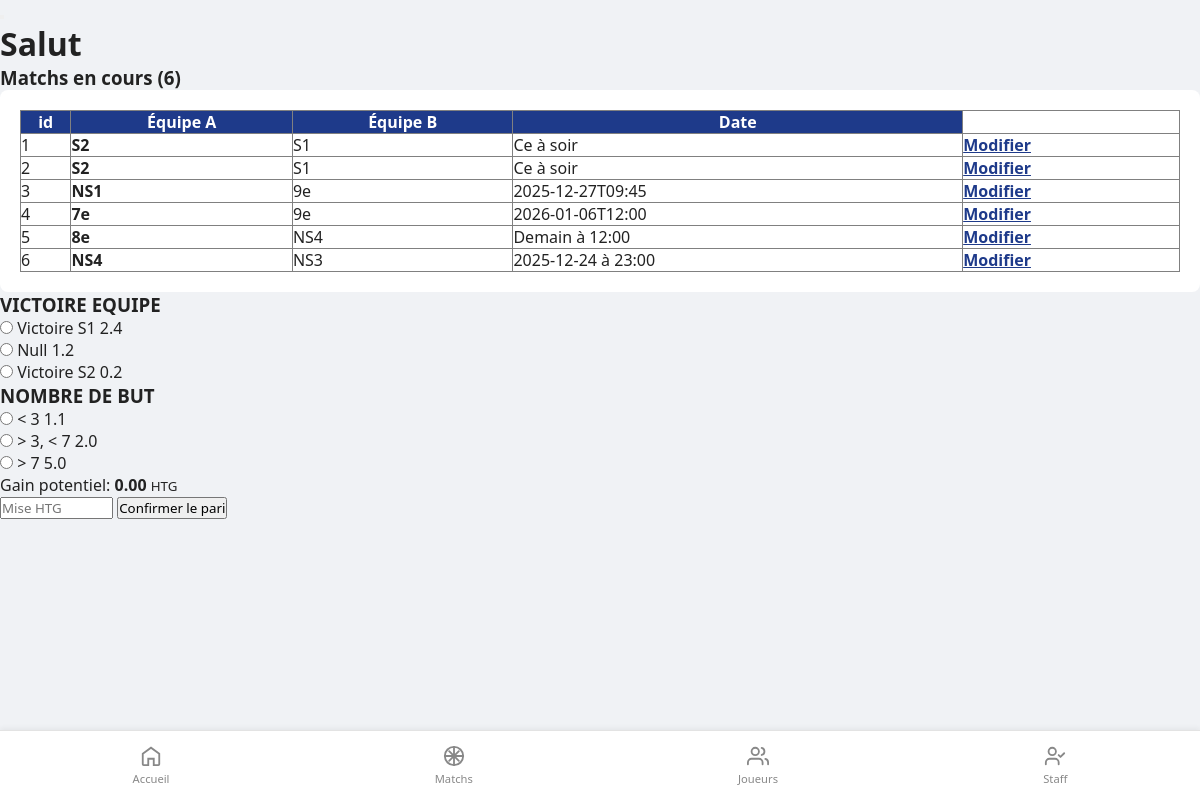
The app's page /admin/match/modifier/1 (signed in) with its own data.
### tables this page shows
CREATE TABLE matchs (
                    id INTEGER PRIMARY KEY AUTOINCREMENT NOT NULL,
                    equipe_a TEXT NOT NULL,
                    equipe_b TEXT NOT NULL,
                    date_match TEXT NOT NULL,
                    statut TEXT DEFAULT 'ouvert'
                );

CREATE TABLE options (
                    id INTEGER PRIMARY KEY AUTOINCREMENT NOT NULL,
                    libelle TEXT NOT NULL,
                    cote REAL NOT NULL,
                    winner INTEGER DEFAULT 0,
                    categorie TEXT NOT NULL,
                    match_id INTEGER NOT NULL,
                    FOREIGN KEY (match_id) REFERENCES matchs(id) ON DELETE CASCADE
                );

### admin_routes.py (the view)
    def wrap(*args, **kwargs):
        if "username" not in session:
            return redirect(url_for("login"))
        user = get_user_by_username(session["username"])
        if user["role"] not in ["super_admin", "admin", "statisticien"]:
            flash("Accès interdit", "error")
            return redirect(url_for("home"))
        return f(*args, **kwargs)

### admin_routes.py (called while the page is built)
def admin_required(f):
    def wrap(*args, **kwargs):
        if "username" not in session:
            return redirect(url_for("login"))
        user = get_user_by_username(session["username"])
        if user["role"] not in ["super_admin", "admin", "statisticien"]:
            flash("Accès interdit", "error")
            return redirect(url_for("home"))
        return f(*args, **kwargs)
    wrap.__name__ = f.__name__
    return wrap

@matchs_bp.route("/modifier/<int:match_id>", methods=["GET", "POST"])
@admin_required  #
def edit_matchs(match_id):
    programmes = get_programmes()
    match_trouve = next(
        (
            match
            for key, match in programmes.items()
            if match.get("match_id") == match_id
        ),
        None,
    )
    if not match_trouve:
        flash("Match introuvable !", "error")
        return redirect(url_for("match.show_edit_matchs"))
    categories_dict = {}
    for opt in match_trouve["options"]:
        cat = opt["categorie"]
        if cat not in categories_dict:
            categories_dict[cat] = []
        categories_dict[cat].append(opt)
    return render_template(
        "admin/matchs/edit_match.html",
        programmes=programmes,
        match=match_trouve,
        categories=categories_dict,
    )

### data.py (called while the page is built)
def depuis_centimes(centimes):
    if centimes is None:
        return Decimal("0.00")
    return (Decimal(str(centimes)) / Decimal("100")).quantize(Decimal("0.01"))

def get_user_by_username(username):
    try:
        with sqlite3.connect(DB_NAME) as conn:
            conn.row_factory = sqlite3.Row
            cur = conn.cursor()
            cur.execute("SELECT * FROM parieurs WHERE username = ?", (username,))
            user = cur.fetchone()
            if user:
                user_dict = dict(user)
                user_dict["solde"] = depuis_centimes(user_dict["solde"])
                return user_dict
            return None
    except sqlite3.Error as e:
        print(f"Erreur : {e}")
        return None

### routes.py (called while the page is built)
@app.context_processor
def inject_user():
    user = None
    if "username" in session:
        user = get_user_by_username(session["username"])
    return dict(current_user=user)

### templates/admin/matchs/edit_match.html (shortened to what this page needs)
{% extends 'admin/base.html' %}
{% block content %}
    	<h3>Matchs en cours ({{ programmes|length }})</h3>
{% if not programmes %}
<div class="no-match"><p>Il n'y a aucun match pour le moment...</p></div>
{% else %}
<section class="matches">
    <div class="results-table" style="background: white; padding: 20px; border-radius: 8px;">
		<table border="1" style="width: 100%; border-collapse: collapse;">
			<thead style="background-color: #1e3a8a; color: white;">
				<tr>
					<th>id</th>
					<th>Équipe A</th>
					<th>Équipe B</th>
					<th>Date</th>
				</tr>
			</thead>
			<tbody>
  {% for id, match in programmes.items() %}
  <tr>
					<td>{{ match["match_id"] }}</td>
					<td><strong>{{ match['equipe_a'] }}</strong></td>
					<td>{{ match['equipe_b'] }}</td>
					<td>{{ set_date(match['date_match']) }} </td>
					<td>
        <a href="{{ url_for('matchs.edit_matchs', match_id=match['match_id']) }}" onclick="#" style="color: #1e3a8a; font-weight: bold; text-decoration: underline; cursor: pointer;">
            Modifier
        </a></td>
				</tr>
				{% endfor %}
			</tbody>
		</table>
	</div>
</section>
{% endif %}
{% if match and categories %}
    <form action="{{ url_for('creer_fiche') }}" method="POST" class="bet-form" onsubmit="return confirmerMonPari()">
    {% for categorie, options in categories.items() %}
        <h3 class="market-header">{{ categorie|replace('_', ' ')|upper }}</h3>
        <div class="options-container">
            {% for opt in options %}
            <div class="option-item">
                <input type="radio" name="{{ categorie }}" id="opt-{{ opt['option_id'] }}" value="{{ opt['option_id'] }}" class="radio-input" />
                <label for="opt-{{ opt['option_id'] }}" class="option-label">
                    <span class="label-text">{{ opt['libelle'] }}</span>
                    <span class="label-cote">{{ opt['cote'] }}</span>
                </label>
            </div>
            {% endfor %}
        </div>
    {% endfor %}
    <div class="bet-action">
    <div class="gain-info">
        <span>Gain potentiel: </span>
        <strong id="display-gain">0.00</strong> <small>HTG</small>
    </div>
    <input type="number" name="mise" id="mise-input" placeholder="Mise HTG" required min="10" max="1000" class="mise-input" step="0.01">
    <button type="submit" class="btn-parier">Confirmer le pari</button>
</div>
</form>
{% endif %}
{% endblock %}

### static/css/base.css (style rules this page uses)
* { margin: 0; padding: 0; box-sizing: border-box; font-family: "Poppins", system-ui, sans-serif; }
body { background: #f0f2f5; color: #222; padding-bottom: 80px; }

### records on screen
matchs: match_id "1", equipe_a "S2", equipe_b "S1", date_match "Ce à soir"
matchs: match_id "2", equipe_a "S2", equipe_b "S1", date_match "Ce à soir"
matchs: match_id "3", equipe_a "NS1", equipe_b "9e", date_match "2025-12-27T09:45"
matchs: match_id "4", equipe_a "7e", equipe_b "9e", date_match "2026-01-06T12:00"
matchs: match_id "5", equipe_a "8e", equipe_b "NS4", date_match "Demain à 12:00"
matchs: match_id "6", equipe_a "NS4", equipe_b "NS3", date_match "2025-12-24 à 23:00"
options: categorie "VICTOIRE EQUIPE", libelle "Victoire S1", cote "2.4"
options: libelle "Null", cote "1.2"
options: libelle "Victoire S2", cote "0.2"
options: categorie "NOMBRE DE BUT", libelle "< 3", cote "1.1"
options: libelle "> 3, < 7", cote "2.0"
options: libelle "> 7", cote "5.0"

### other values on screen
{{ programmes|length }} "6"
